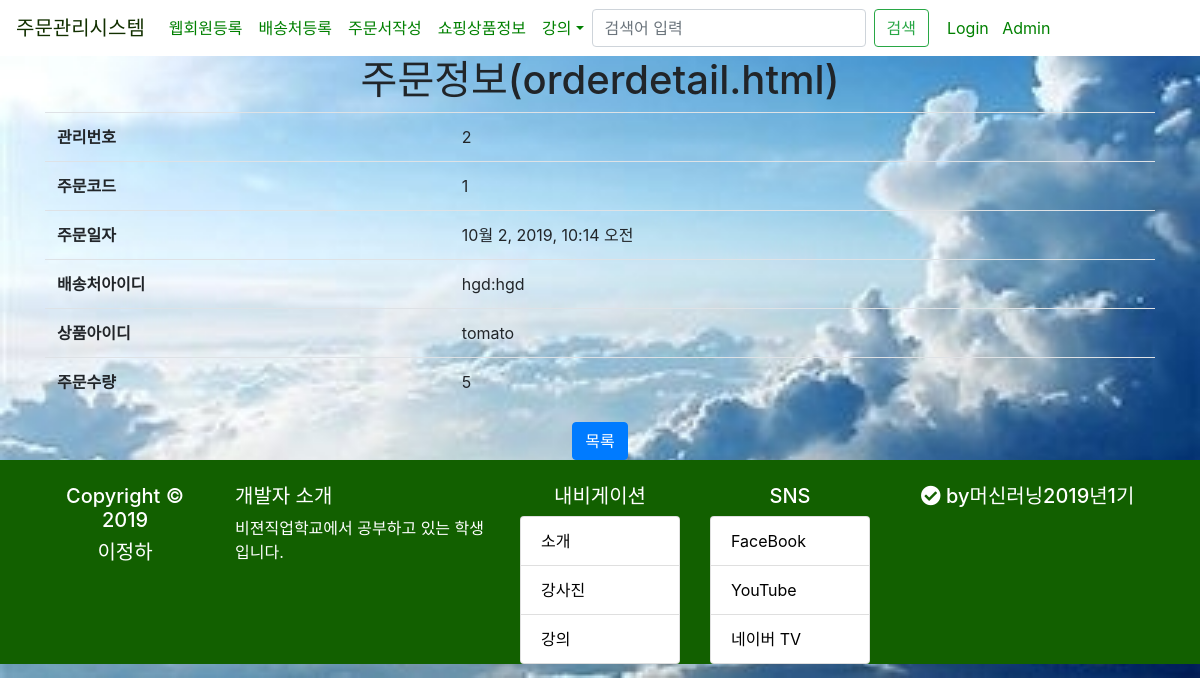
Screenshot of /ordersystem/view/2/ with the database file from the repository.
### ordersystem/models.py (models this page shows, shortened)
class Orders(models.Model):#주문정보 -/주문번호,일련번호/주문일시,고객번호(FK),상품번호(FK),주문수량
    class Meta:
        unique_together = (('orderCode','id'),)
    orderCode = models.CharField(max_length=20)
    orderDay = models.DateTimeField(auto_now_add=True, blank=True)
    destinationId = models.ForeignKey(Destination,on_delete=models.CASCADE) #>>>> FK
    goodId = models.ForeignKey(Goods,on_delete=models.CASCADE)
    qty = models.IntegerField(default=0)

class Destination(models.Model):#수신처등록
    customid = models.CharField(max_length=50) #Customer 와 유사하나 이 부분이 틀림 포린키가 아니고 여러개 배송처 등록가능
    name = models.CharField(max_length=50)
    tel = models.CharField(max_length=50,null=True, blank=True)
    postcode = models.CharField(max_length=5)
    address = models.CharField(max_length=200)
    detailAddress = models.CharField(max_length=200,null=True, blank=True)
    extraAddress = models.CharField(max_length=200,null=True, blank=True)
    def __str__(self):
        return self.customid+":"+self.name;

class Goods(models.Model):#상품정보 -/상품번호/상품명,상품분류,주문단위,판매업체번호 (FK)
    goodName = models.CharField(max_length=100)
    classification = models.CharField(max_length=20) #상품분류 ~ 대,중,소, 500cc,1000cc etc
    orderUnit =  models.CharField(max_length=20) #주문단위 ~ 박스,개, ...
    enterprise_id = models.ForeignKey(Enterprise,on_delete=models.CASCADE) #>>>> FK
    def __str__(self):
        return self.goodName;

### ordersystem/views.py (the view)
# urls.py: path('view/<int:id>/',views.orderdetail,name='orederdetail'),
def orderdetail(request,id):
    order = Orders.objects.get(id=id)
    return render(request,'ordersystem/orderdetail.html',{'order':order})

### ordersystem/templates/ordersystem/orderdetail.html
{% extends "base.html" %} {% block content %}
<div class="container" align="center">
	<h1>주문정보(orderdetail.html)</h1>
	<table class="table">
		<tr>
			<th>관리번호</th>
			<td>{{order.id}}</td>
		</tr>
		<tr>
			<th>주문코드</th>
			<td>{{order.orderCode}}</td>
		</tr>
		<tr>
			<th>주문일자</th>
			<td>{{order.orderDay}}</td>
		</tr>
		<tr>
			<th>배송처아이디</th>
			<td>{{order.destinationId}}</td>
		</tr>
		<tr>
			<th>상품아이디</th>
			<td>{{order.goodId}}</td>
		</tr>
		<tr>
			<th>주문수량</th>
			<td>{{order.qty}}</td>
		</tr>
	</table>
	<button type="button" class="btn btn-primary"
		onclick="location.href='/ordersystem/orderlist'">목록</button>
</div>
{% endblock content %}

### static/css/boost.css (style rules this page uses)
* { font-family: 'Nanum Gothic'; }

### static/css/style.css (style rules this page uses)
body { background: white url("images/background.jpg") no-repeat; background-size: cover; }

### rows the page displays
Orders: id "2", orderCode "1", orderDay "10월 2, 2019, 10:14 오전", destinationId "hgd:hgd", goodId "tomato", qty "5"
